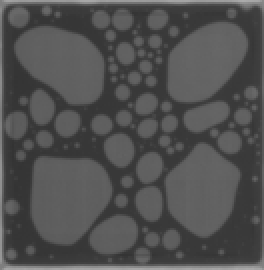
#> input picture 2.png, 132 x 135 px (shown 2 times larger)
$ jupyter execute main.ipynb
#> lines starting #> are read from the running program, lines starting #| are printed output that depends on the picture; after the words box and inside, x2 and y2 are one past the last pixel; in counts of white or black regions, pixels touching at a corner belong together
[cell 1]
# Cell 1: Import libs
import cv2
import numpy as np
from matplotlib import pyplot as plt

[cell 2]
# Cell 2: Import image and threshold
image = cv2.imread('2.png', cv2.IMREAD_GRAYSCALE)
#> image is the input picture: shape (135, 132); min 51, max 171, mean 80.6

# Hiển thị ảnh gốc
plt.imshow(image, cmap='gray')
plt.title('Ori')
plt.axis('off')
plt.show()

#Set threshold
_, threshold = cv2.threshold(image, 70, 255, cv2.THRESH_BINARY)
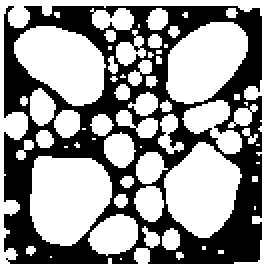
#> threshold: shape (135, 132) (shown 2 times larger); 58.5% white; 1 black region, box (x1, y1, x2, y2) and area: (2, 3, 131, 132) 7387

# Show image
plt.imshow(threshold, cmap='gray')
plt.title('Correct')
plt.axis('off')
plt.show()

[cell 3]
# Cell 3: Calculate %
# S of Light and dark area
total_area = image.shape[0] * image.shape[1]
#> total_area = 17820
bright_area = np.sum(threshold == 255)
#> bright_area = 10433

# Light percent = Void percent
bright_percentage = (bright_area / total_area) * 100
#> bright_percentage = 58.55

# Show result
print(f"Void: {bright_area} pixels")
#| Void: 10433 pixels
print(f"Fine: {total_area - bright_area} pixels")
#| Fine: 7387 pixels
print(f"Percent void: {bright_percentage:.2f}%")
#| Percent void: 58.55%

# Check with limit and return "OK" or "FAIL"
result = "OK" if bright_percentage < 10 else "FAIL"
#> result = 'FAIL'
print(f"Result: {result}")
#| Result: FAIL


$ run again, with 1.png copied over 2.png
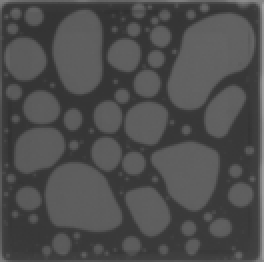
#> input picture 1.png, 132 x 131 px (shown 2 times larger)
#> image is the input picture: shape (131, 132); min 49, max 162, mean 77.7
#> `_, threshold = cv2.threshold(image, 70, 255, cv2.THRESH_BINARY)`:
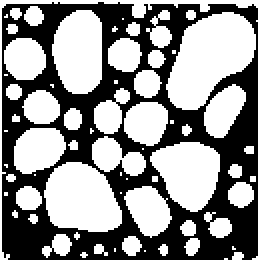
#> threshold: shape (131, 132) (shown 2 times larger); 56.7% white; 1 black region, box (x1, y1, x2, y2) and area: (1, 1, 129, 130) 7486
#> bright_area = 9806
#> bright_percentage = 56.71
#| Void: 9806 pixels
#| Fine: 7486 pixels
#| Percent void: 56.71%
#> result = 'FAIL'
#| Result: FAIL

$ run again, with 3.png copied over 2.png
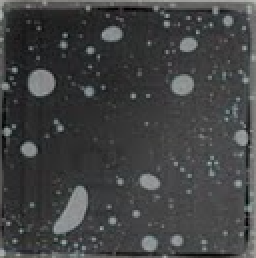
#> input picture 3.png, 128 x 129 px (shown 2 times larger)
#> `_, threshold = cv2.threshold(image, 70, 255, cv2.THRESH_BINARY)`:
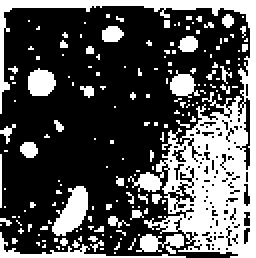
#> threshold: shape (129, 128) (shown 2 times larger); 32.8% white; 174 white regions (158 under 20 px), largest, box (x1, y1, x2, y2) and area: (0, 0, 128, 129) 3478, (26, 93, 44, 118) 260, (0, 116, 93, 129) 222
#> bright_area = 5411
#> bright_percentage = 32.77
#| Void: 5411 pixels
#| Fine: 11101 pixels
#| Percent void: 32.77%
#> result = 'FAIL'
#| Result: FAIL

$ run again, with 4.png copied over 2.png
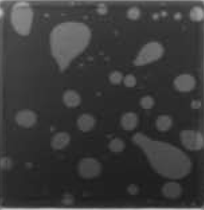
#> input picture 4.png, 204 x 210 px
#> image is the input picture: shape (210, 204); min 25, max 197, mean 59
#> `_, threshold = cv2.threshold(image, 70, 255, cv2.THRESH_BINARY)`:
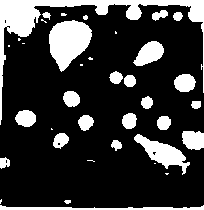
#> threshold: shape (210, 204); 21.5% white; 37 white regions (13 under 20 px), largest, box (x1, y1, x2, y2) and area: (0, 0, 204, 125) 3049, (49, 20, 92, 72) 1473, (134, 134, 190, 175) 857
#> bright_area = 9229
#> bright_percentage = 21.54
#| Void: 9229 pixels
#| Fine: 33611 pixels
#| Percent void: 21.54%
#> result = 'FAIL'
#| Result: FAIL
